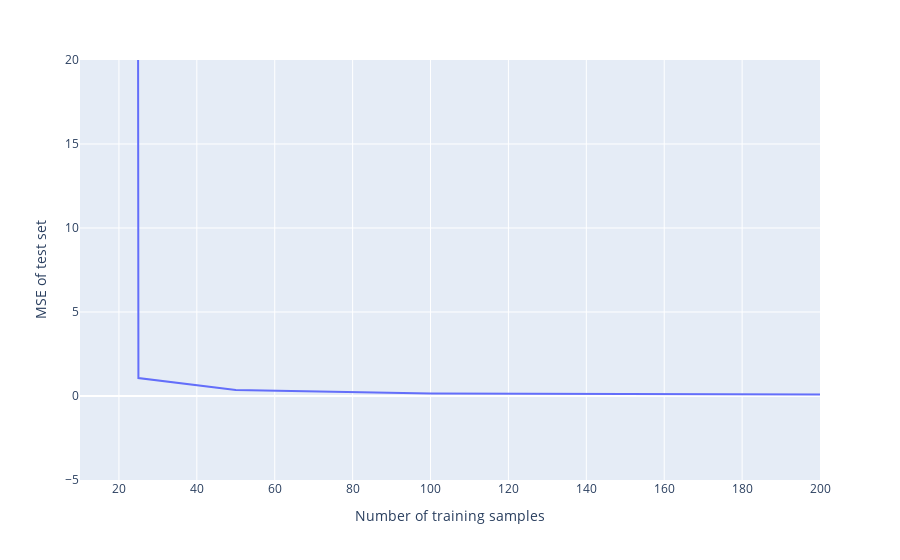

The code cell stored with this chart in its notebook:
### Code cell
fig = px.line(x=data_sizes,y=test_MSE, range_y=[-5,20]).update_layout(xaxis_title='Number of training samples' , yaxis_title="MSE of test set")
fig.show()

### Figure 1 — Plotly figure (JSON) as saved in the notebook; plotly's stock layout.template omitted (floating-point values rounded to 4 significant figures)
{"data": [{"hovertemplate": "x=%{x}<br>y=%{y}<extra></extra>", "legendgroup": "", "line": {"color": "#636efa", "dash": "solid"}, "marker": {"symbol": "circle"}, "mode": "lines", "name": "", "orientation": "v", "showlegend": false, "type": "scatter", "x": [10, 25, 50, 100, 200], "xaxis": "x", "y": [3421.0, 1.066, 0.3528, 0.1524, 0.09616], "yaxis": "y"}], "layout": {"legend": {"tracegroupgap": 0}, "margin": {"t": 60}, "xaxis": {"anchor": "y", "domain": [0, 1], "title": {"text": "Number of training samples"}}, "yaxis": {"anchor": "x", "domain": [0, 1], "range": [-5, 20], "title": {"text": "MSE of test set"}}}}
